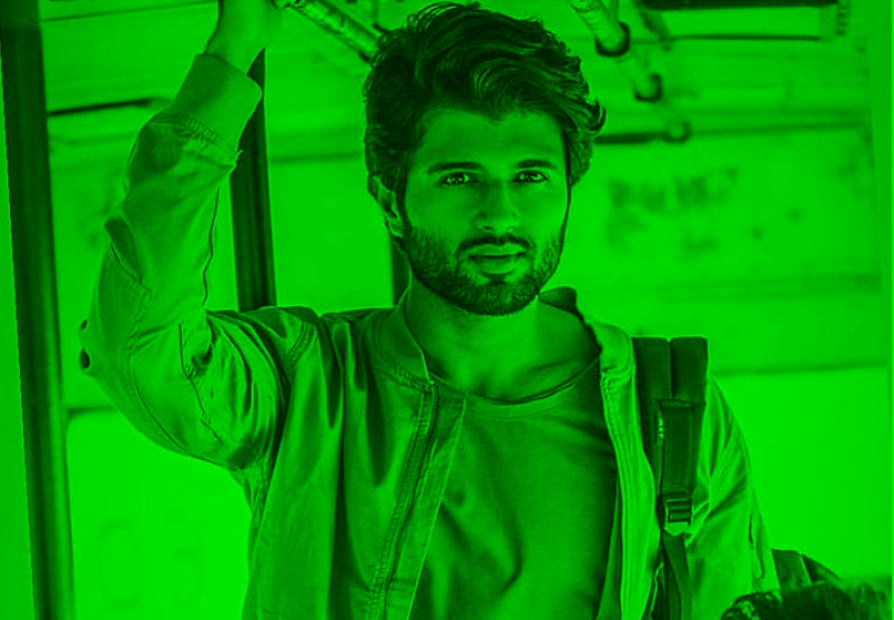
#> input picture image processing/Green.jpg, 894 x 620 px; its folder holds 4 pictures in this run
$ jupyter execute 'image processing.ipynb'   (shell and % lines are left out)
#> lines starting #> are read from the running program, lines starting #| are printed output that depends on the picture
[cell 1]
import cv2
import numpy as np
import time
path=(input("Enter the Path of File:"))
#> the answer given: Green.jpg
img=cv2.imread(path,1)
#> img is the input picture: shape (620, 894, 3); mean B, G, R 1, 156.3, 0.9
dict_1={1:'Gray scale image',2:'Binary image',3:'Blue',4:'smoothing the image',5:'Blurring the image',6:'Detecting the edge of image',7:'saturation',8:'Green',9:'Red',10:'Value',11:'Hue',12:'cropping the image',13:'Doubling the image',14:'Transposing the image',15:'Face Detection'}
height=img.shape[0]
#> height = 620
width=img.shape[1]
#> width = 894
for i in range(1,len(dict_1)+1):
    print(i,'.',dict_1.get(i))
while(True):
    num=input('Enter the number which type of image you want:')
#> the answer given: Hue.jpg
    cv2.imshow('image',img)
    if num=='1':
        img1=cv2.imread(path,0)
        cv2.imshow('image',img1)
    elif num=='2':
        ret,bw=cv2.threshold(img,127,255,cv2.THRESH_BINARY)#through thresholding we will try to provide the value the value through which we can put below the particular value we assign the value 0 and above it will be white.
        cv2.imshow("Binary",bw)
        img1=bw
    elif num=='3':
        B,G,R=cv2.split(img)
        zeros=np.zeros((height,width),dtype="uint8")
        cv2.imshow("Blue",cv2.merge([B,zeros,zeros]))
        img1=cv2.merge([B,zeros,zeros])
    elif num=='4':
        bilateral=cv2.bilateralFilter(img,7,20,20)#9 ,75 and 75 are sigma color value and sigma space value affects cordinates space and color space
        cv2.imshow("bilateral",bilateral)
        img1=bilateral
    elif num=='5':
        gaussian=cv2.GaussianBlur(img,(7,7),0)
        cv2.imshow("GaussianBlur",gaussian)
        img1=gaussian
    elif num=='6':
        canny=cv2.Canny(img,20,170)#This demand two thresholds from us i.e; 20 and 170 this is like lower and upper value
        cv2.imshow("canny",canny)
        img1=canny
    elif num=='7':
        img_HSV=cv2.cvtColor(img,cv2.COLOR_BGR2HSV)
        cv2.imshow("saturation",img_HSV[:,:,1])
        img1=img_HSV[:,:,1]
    elif num=='8':
        B,G,R=cv2.split(img)
        zeros=np.zeros((height,width),dtype="uint8")
        cv2.imshow("Green",cv2.merge([zeros,G,zeros]))
        img1=cv2.merge([zeros,G,zeros])
    elif num=='9':
        B,G,R=cv2.split(img)
        zeros=np.zeros((height,width),dtype="uint8")
        cv2.imshow("Red",cv2.merge([zeros,zeros,R]))
        img1=cv2.merge([zeros,zeros,R])
    elif num=='10':
        img_HSV=cv2.cvtColor(img,cv2.COLOR_BGR2HSV)
        cv2.imshow("valuechannel",img_HSV[:,:,2])
        img1=img_HSV[:,:,2]
    elif num=='11':
        img_HSV=cv2.cvtColor(img,cv2.COLOR_BGR2HSV)
        cv2.imshow("Hue",img_HSV[:,:,0])
        img1=img_HSV[:,:,0]
    elif num=='12':
        height,width=img.shape[:2]
        start_row,start_col=int(height*0.10),int(width*0.10)#starting pixel coordinates (topleft,of cropping rectangles)
        end_row,end_col=int(height*0.86),int(width*0.86)#ending pixel coordinates (bottom right),this can be changed
        cropped=img[start_row:end_row,start_col:end_col]
        cv2.imshow('cropped',cropped)
        img1=cropped
    elif num=='13':
        resized=cv2.resize(img,(int(img.shape[1]*1.5),int(img.shape[0]*1.5)))#converting the float value into integer value
        cv2.imshow('resize',resized)
        img1=resized
    elif num=='14':
        rotation_image=cv2.transpose(img)#this will covert the image of horizontal pixel elements into vertical pixel elements as in matrix
        cv2.imshow("legend",rotation_image)
        img1=rotation_image
    elif num=='15':
        face_cascade=cv2.CascadeClassifier("haarcascade_frontalface_default.xml")
        gray_img=cv2.cvtColor(img,cv2.COLOR_BGR2GRAY)
        faces=face_cascade.detectMultiScale(gray_img,scaleFactor=1.06,minNeighbors=6)
        for x,y,w,h in faces:
            img1=cv2.rectangle(img,(x,y),(x+w,y+h),(0,0,255),3)
            cv2.imshow("Gray",img1)
    else:
        print('invalid input')
    cv2.waitKey(0)
    cv2.destroyAllWindows()
    save=input('Do you want to save?y/n')
#> the answer given: out.png
    if save=='y':
        file=input('Enter the image name to be saved')
        cv2.imwrite(file+'.jpg',img1)
    elif save=='n':
        print('its ok')
    else:
        print('invalid input')
    a=input('Do you break?y/n')
#> the answer given: y
    if a=='y':
        break
    elif a=='n':
        print('its ok')
    else:
        print('invalid input')
        pass

[cell 2]
import glob
import matplotlib.pyplot as plt
import matplotlib.image as mpimg

images = []
for img_path in glob.glob('*.jpg'):
    images.append(mpimg.imread(img_path))

plt.figure(figsize=(20,20))
columns = 4
for i, image in enumerate(images):
    plt.subplot(len(images) / columns + 1, columns, i + 1)
    plt.imshow(image)
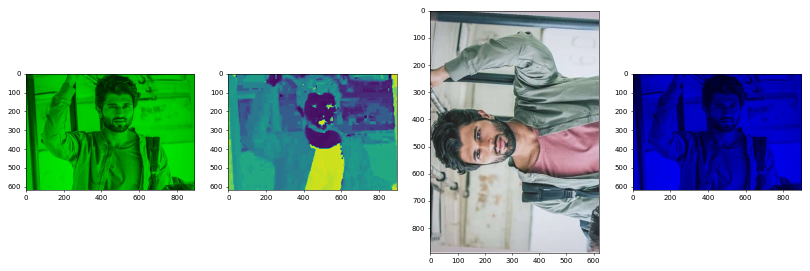
#> figure drawn by matplotlib, 4 panels
